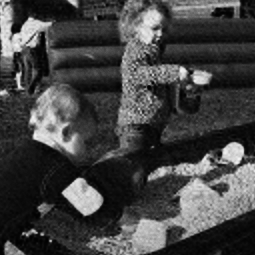
#> input picture deblurred_results/levin/x/im1_kernel1_img.png, 255 x 255 px; its folder holds 2 pictures in this run
$ python evaluation_levin.py   (older library calls are emulated)
#> lines starting #> are read from the running program, lines starting #| are printed output that depends on the picture; long printed decimals are rounded; pictures that were not available may be replaced by others from this repository, and a replacement may not be noted
import os
import cv2
import numpy as np
import math
from skimage.metrics import peak_signal_noise_ratio as compare_psnr
from skimage.metrics import structural_similarity as compare_ssim
from collections import defaultdict

def align_image(result_img, ground_img, max_shift=5):
    shifts = np.arange(2 * max_shift + 1)
    result_img = result_img[10:-10, 10:-10]
    ground_img = ground_img[15:-15, 15:-15]

    min_ssd = math.inf
    shift_result = None
    for i in range(len(shifts)):
        for j in range(len(shifts)):
            if -10 + shifts[i] == 0 and -10 + shifts[j] == 0:
                shift_img = result_img[shifts[i]:, shifts[j]:]
            elif -10 + shifts[i] != 0 and -10 + shifts[j] == 0:
                shift_img = result_img[shifts[i]:-10 + shifts[i], shifts[j]:]
            elif -10 + shifts[i] == 0 and -10 + shifts[j] != 0:
                shift_img = result_img[shifts[i]:, shifts[j]:-10 + shifts[j]]
            else:
                shift_img = result_img[shifts[i]:-10 + shifts[i], shifts[j]:-10 + shifts[j]]
            ssd = np.sum((shift_img - ground_img) ** 2)

            if ssd < min_ssd:
                min_ssd = ssd
                shift_result = shift_img

    return shift_result, ground_img


if __name__ == '__main__':

    grount_truth_path = './datasets/levin/groundtruth'
    deblurred_results_x_path = './deblurred_results/levin/x'
    deblurred_results_k_path = './deblurred_results/levin/k'

    deblurred_imgs_list = os.listdir(deblurred_results_x_path)
    psnr_results = []
    ssim_results = []
    for deblurred_img_name in deblurred_imgs_list:
        print(deblurred_img_name)
        category = deblurred_img_name.split('_')[0]

        deblurred_img_path = os.path.join(deblurred_results_x_path, deblurred_img_name)
        gt_img_name = deblurred_img_name.split('_')[0] + '.png'
        gt_img_path = os.path.join(grount_truth_path, gt_img_name)

        deblurred_img = cv2.imread(deblurred_img_path, cv2.IMREAD_GRAYSCALE)
#> deblurred_img is the input picture: shape (255, 255); min 0, max 242, mean 67.7
        gt_img = cv2.imread(gt_img_path, cv2.IMREAD_GRAYSCALE)

        shift_deblurred_img, shift_gt = align_image(deblurred_img, gt_img)
#> in align_image, `result_img = result_img[10:-10, 10:-10]`:
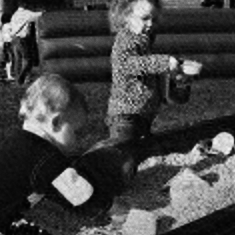
#> result_img: shape (235, 235); min 0, max 242, mean 68.5
#> in align_image, `ground_img = ground_img[15:-15, 15:-15]`:
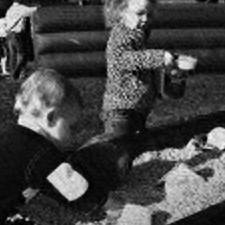
#> ground_img: shape (225, 225); min 0, max 242, mean 69.1
#> after the loop in align_image, `for i in range(len(shifts)):`: min_ssd = 0

        psnr = compare_psnr(shift_deblurred_img, shift_gt, data_range=255)
#> psnr = inf
        ssim = compare_ssim(shift_deblurred_img, shift_gt)
#> ssim = 1
        psnr_results.append(psnr)
        ssim_results.append(ssim)
#> pass 2 of the loop `for deblurred_img_name in deblurred_imgs_list:`:
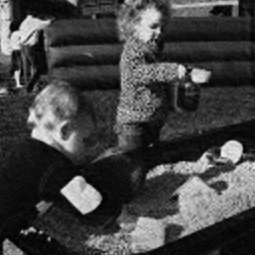
#> input picture deblurred_results/levin/x/im1_kernel2_img.png, 255 x 255 px
#> deblurred_img is the input picture: shape (255, 255); min 1, max 238, mean 66.9
#> in align_image (call 2), `result_img = result_img[10:-10, 10:-10]`:
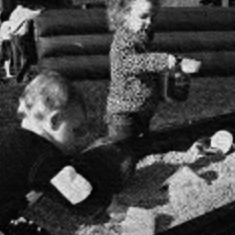
#> result_img: shape (235, 235); min 1, max 238, mean 68
#> after the loop in align_image (call 2), `for i in range(len(shifts)):`:
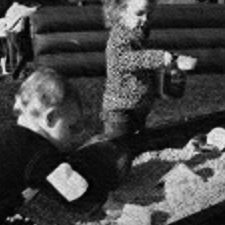
#> shift_result: shape (225, 225); min 2, max 238, mean 68.7
#> after the loop in align_image (call 2), `for i in range(len(shifts)):`: min_ssd = 2627019
#> psnr = 27.02
#> ssim = 0.809

    print("Average PSNR: ", np.mean(psnr_results))
#| Average PSNR:  inf
    print("Average SSIM: ", np.mean(ssim_results))
#| Average SSIM:  0.9044
